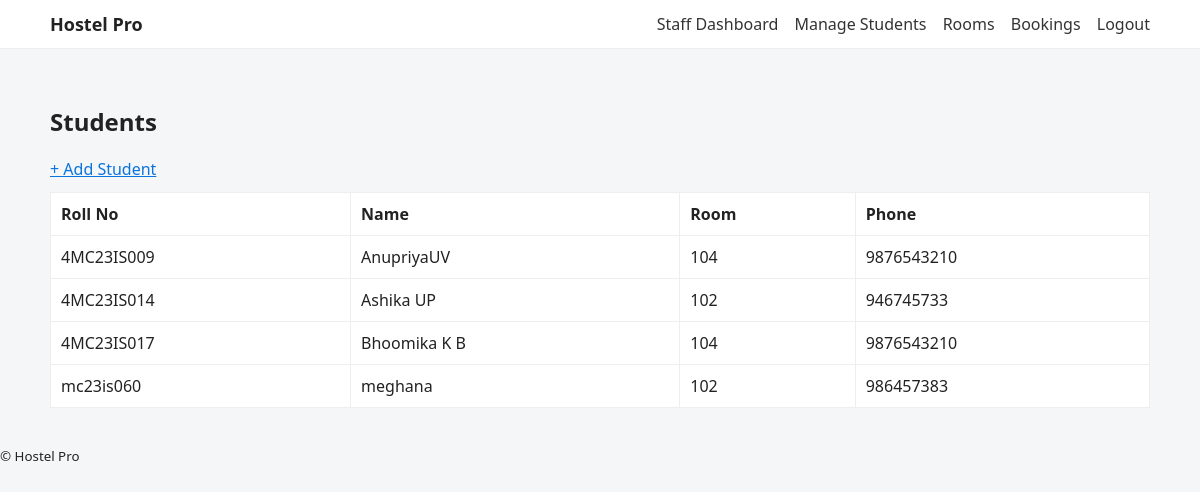
Page /app/students/ (signed in) on the committed database.
### malnad_app/models.py (models this page shows, shortened)
class Student(models.Model):
    roll_no = models.CharField(max_length=30, unique=True)   # USN
    name = models.CharField(max_length=120)
    phone = models.CharField(max_length=20, blank=True)
    email = models.EmailField(blank=True)
    room = models.ForeignKey(Room, on_delete=models.SET_NULL, null=True, blank=True)

class Room(models.Model):
    number = models.CharField(max_length=20, unique=True)
    capacity = models.PositiveIntegerField(default=1, validators=[MinValueValidator(1)])
    occupied = models.PositiveIntegerField(default=0)

### malnad_app/views.py (the view)
# urls.py: path('students/', views.student_list, name='student_list'),
@login_required
def student_list(request):
    students = Student.objects.select_related('room').all().order_by('roll_no')
    return render(request, 'students/list.html', {"students": students})

### templates/students/list.html (shortened to what this page needs)
{% extends 'base.html' %}
{% block content %}
<h2>Students</h2>
<a href="{% url 'malnad_app:student_create' %}">+ Add Student</a>
<table>
  <thead><tr><th>Roll No</th><th>Name</th><th>Room</th><th>Phone</th></tr></thead>
  <tbody>
  {% for s in students %}
    <tr>
      <td>{{ s.roll_no }}</td>
      <td>{{ s.name }}</td>
      <td>{% if s.room %}{{ s.room.number }}{% else %}—{% endif %}</td>
      <td>{{ s.phone }}</td>
    </tr>
  {% empty %}
    <tr><td colspan="4">No students yet.</td></tr>
  {% endfor %}
  </tbody>
</table>
{% endblock %}

### templates/base.html (shortened to what this page needs)
{% load static %}
{% load static %}
<!DOCTYPE html>
<html lang="en">
<head>
  <link rel="stylesheet" href="{% static 'css/style.css' %}">
</head>
<body>
  <header class="site-header">
    <div class="site-header-inner">
      <h1 class="brand">Hostel Pro</h1>
      <nav class="main-nav">
        {% if user.is_authenticated %}
          <a href="{% url 'malnad_app:staff_dashboard' %}">Staff Dashboard</a>
          <a href="{% url 'malnad_app:student_list' %}">Manage Students</a>
          <a href="{% url 'malnad_app:room_list' %}">Rooms</a>
          <a href="{% url 'malnad_app:booking_list' %}">Bookings</a>
          <a href="{% url 'any_logout' %}">Logout</a>
        {% elif request.session.student_id %}
          <a href="{% url 'malnad_app:student_dashboard' %}">My Dashboard</a>
          <a href="{% url 'malnad_app:student_logout' %}">Logout</a>
        {% else %}
          <a href="{% url 'landing' %}">Login</a>
        {% endif %}
      </nav>
    </div>
  </header>
  <main class="container">
    {% block content %}{% endblock %}
  </main>
  <footer class="site-footer">
    <small>© {{ now|date:"Y" }} Hostel Pro</small>
  </footer>
</body>
</html>

### static/css/style.css (style rules this page uses)
body { font-family: system-ui, Arial, sans-serif; margin:0; background:#f4f6f8; color:#222; }
.site-header { background:#ffffff; padding:12px 20px; border-bottom:1px solid #eee; }
.site-header-inner { display:flex; align-items:center; justify-content:space-between; max-width:1100px; margin:0 auto; }
.brand { margin:0; font-size:18px; }
.main-nav a { margin-left:12px; text-decoration:none; color:#333; }
.container { max-width:1100px; margin:20px auto; padding:16px; background:transparent; }
table { width:100%; border-collapse: collapse; margin-top:12px; background:#fff; }
th, td { padding:10px; border:1px solid #eee; text-align:left; }
a { color:#0b74de; }

### rows in the picture
Student: roll_no "4MC23IS009", name "AnupriyaUV", room.number "104", phone "9876543210"
Student: roll_no "4MC23IS014", name "Ashika UP", room.number "102", phone "946745733"
Student: roll_no "4MC23IS017", name "Bhoomika K B", room.number "104", phone "9876543210"
Student: roll_no "mc23is060", name "meghana", room.number "102", phone "986457383"
